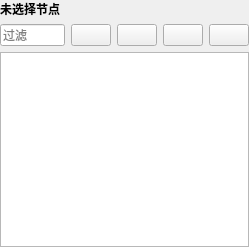
<ui version="4.0">
 <class>qMRMLSegmentsTableView</class>
 <widget class="QWidget" name="qMRMLSegmentsTableView">
  <property name="geometry">
   <rect>
    <x>0</x>
    <y>0</y>
    <width>249</width>
    <height>247</height>
   </rect>
  </property>
  <property name="sizePolicy">
   <sizepolicy hsizetype="Preferred" vsizetype="MinimumExpanding">
    <horstretch>0</horstretch>
    <verstretch>0</verstretch>
   </sizepolicy>
  </property>
  <property name="windowTitle">
   <string>qMRML分割表视图</string>
  </property>
  <layout class="QGridLayout" name="gridLayout">
   <property name="leftMargin">
    <number>0</number>
   </property>
   <property name="topMargin">
    <number>0</number>
   </property>
   <property name="rightMargin">
    <number>0</number>
   </property>
   <property name="bottomMargin">
    <number>0</number>
   </property>
   <item row="0" column="0">
    <widget class="QLabel" name="SegmentsTableMessageLabel">
     <property name="sizePolicy">
      <sizepolicy hsizetype="Preferred" vsizetype="Fixed">
       <horstretch>0</horstretch>
       <verstretch>0</verstretch>
      </sizepolicy>
     </property>
     <property name="font">
      <font>
       <weight>75</weight>
       <bold>true</bold>
      </font>
     </property>
     <property name="text">
      <string>未选择节点</string>
     </property>
    </widget>
   </item>
   <item row="3" column="0">
    <widget class="QTableView" name="SegmentsTable">
     <property name="enabled">
      <bool>true</bool>
     </property>
     <property name="minimumSize">
      <size>
       <width>0</width>
       <height>75</height>
      </size>
     </property>
     <property name="alternatingRowColors">
      <bool>true</bool>
     </property>
     <property name="iconSize">
      <size>
       <width>16</width>
       <height>16</height>
      </size>
     </property>
     <property name="sortingEnabled">
      <bool>false</bool>
     </property>
     <property name="columnCount" stdset="0">
      <number>6</number>
     </property>
     <attribute name="horizontalHeaderDefaultSectionSize">
      <number>48</number>
     </attribute>
     <attribute name="horizontalHeaderStretchLastSection">
      <bool>true</bool>
     </attribute>
     <attribute name="verticalHeaderVisible">
      <bool>false</bool>
     </attribute>
    </widget>
   </item>
   <item row="1" column="0">
    <widget class="QWidget" name="FilterBar" native="true">
     <property name="sizePolicy">
      <sizepolicy hsizetype="Preferred" vsizetype="Fixed">
       <horstretch>0</horstretch>
       <verstretch>0</verstretch>
      </sizepolicy>
     </property>
     <layout class="QHBoxLayout" name="horizontalLayout">
      <property name="leftMargin">
       <number>0</number>
      </property>
      <property name="topMargin">
       <number>0</number>
      </property>
      <property name="rightMargin">
       <number>0</number>
      </property>
      <property name="bottomMargin">
       <number>0</number>
      </property>
      <item>
       <widget class="ctkSearchBox" name="FilterLineEdit">
        <property name="placeholderText">
         <string>过滤</string>
        </property>
        <property name="showSearchIcon">
         <bool>true</bool>
        </property>
       </widget>
      </item>
      <item>
       <widget class="QPushButton" name="ShowNotStartedButton">
        <property name="toolTip">
         <string>显示/隐藏未开始的分割</string>
        </property>
        <property name="text">
         <string />
        </property>
        <property name="icon">
         <iconset resource="../qSlicerSegmentationsModuleWidgets.qrc">
          <normaloff>:/Icons/NotStarted.png</normaloff>:/Icons/NotStarted.png</iconset>
        </property>
        <property name="iconSize">
         <size>
          <width>16</width>
          <height>16</height>
         </size>
        </property>
        <property name="checkable">
         <bool>true</bool>
        </property>
       </widget>
      </item>
      <item>
       <widget class="QPushButton" name="ShowInProgressButton">
        <property name="toolTip">
         <string>显示/隐藏进行中的分割</string>
        </property>
        <property name="text">
         <string />
        </property>
        <property name="icon">
         <iconset resource="../qSlicerSegmentationsModuleWidgets.qrc">
          <normaloff>:/Icons/InProgress.png</normaloff>:/Icons/InProgress.png</iconset>
        </property>
        <property name="iconSize">
         <size>
          <width>16</width>
          <height>16</height>
         </size>
        </property>
        <property name="checkable">
         <bool>true</bool>
        </property>
       </widget>
      </item>
      <item>
       <widget class="QPushButton" name="ShowCompletedButton">
        <property name="toolTip">
         <string>显示/隐藏已完成的分割</string>
        </property>
        <property name="text">
         <string />
        </property>
        <property name="icon">
         <iconset resource="../qSlicerSegmentationsModuleWidgets.qrc">
          <normaloff>:/Icons/Completed.png</normaloff>:/Icons/Completed.png</iconset>
        </property>
        <property name="iconSize">
         <size>
          <width>16</width>
          <height>16</height>
         </size>
        </property>
        <property name="checkable">
         <bool>true</bool>
        </property>
       </widget>
      </item>
      <item>
       <widget class="QPushButton" name="ShowFlaggedButton">
        <property name="toolTip">
         <string>显示/隐藏标记的分割</string>
        </property>
        <property name="text">
         <string />
        </property>
        <property name="icon">
         <iconset resource="../qSlicerSegmentationsModuleWidgets.qrc">
          <normaloff>:/Icons/Flagged.png</normaloff>:/Icons/Flagged.png</iconset>
        </property>
        <property name="iconSize">
         <size>
          <width>16</width>
          <height>16</height>
         </size>
        </property>
        <property name="checkable">
         <bool>true</bool>
        </property>
       </widget>
      </item>
     </layout>
    </widget>
   </item>
  </layout>
 </widget>
 <customwidgets>
  <customwidget>
   <class>ctkSearchBox</class>
   <extends>QLineEdit</extends>
   <header>ctkSearchBox.h</header>
  </customwidget>
 </customwidgets>
 <resources>
  <include location="../qSlicerSegmentationsModuleWidgets.qrc" />
 </resources>
 <connections />
</ui>
